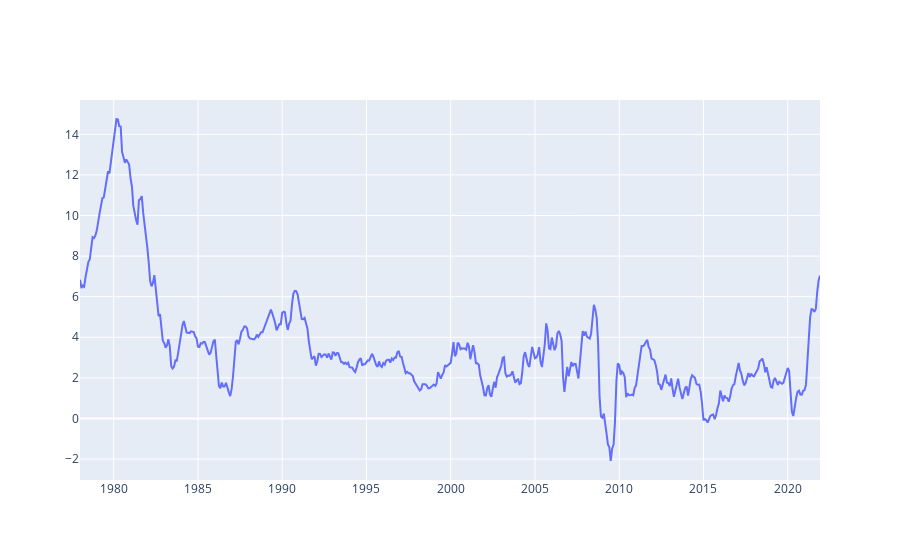

Source (notebook cell):
### Code cell
fig = go.Figure([go.Scatter(x=df['TIME'], y=df['CPI'])])
fig.show()

### Figure 1 — Plotly figure (JSON) as saved in the notebook; plotly's stock layout.template omitted (floating-point values rounded to 4 significant figures; data arrays with more than 128 entries replaced by an {"elided": "..."} marker saying what was removed)
{"data": [{"type": "scatter", "x": {"elided": "528 str values"}, "y": {"elided": "528 float values"}}], "layout": {}}
